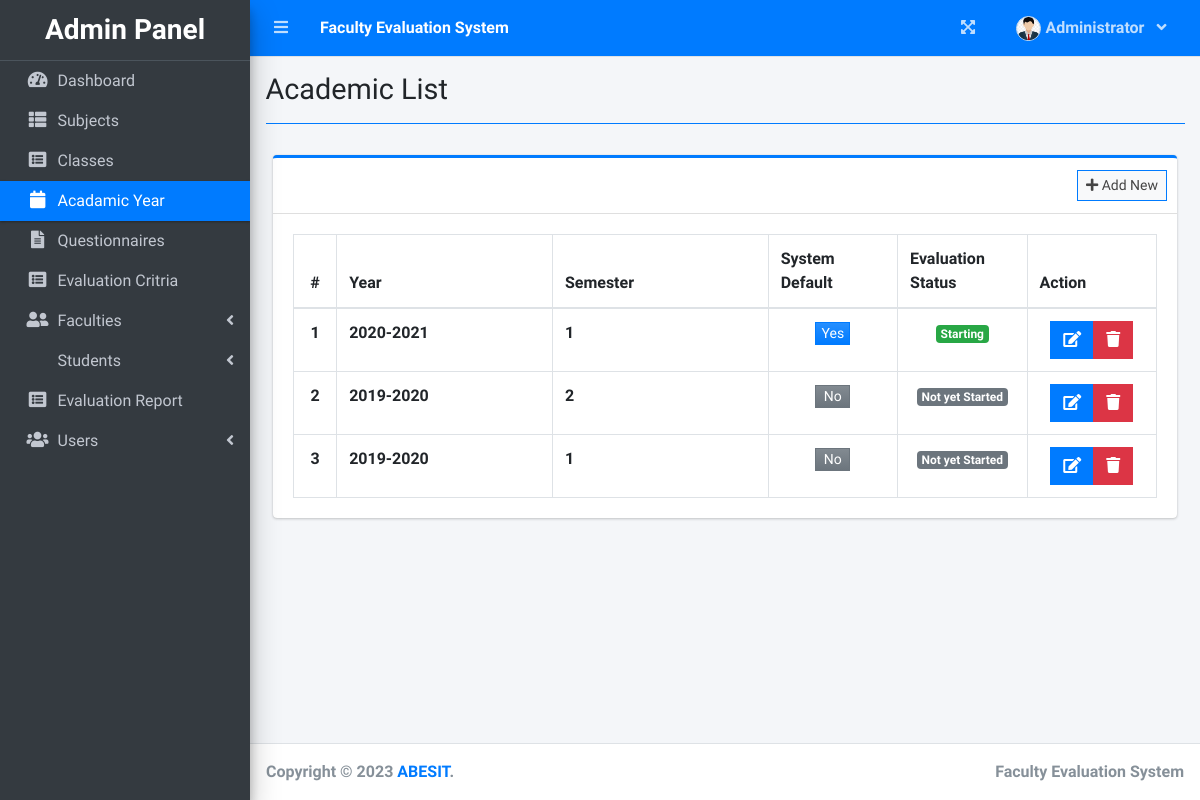
The page /index.php?page=academic_list (signed in) on the database as committed earlier.
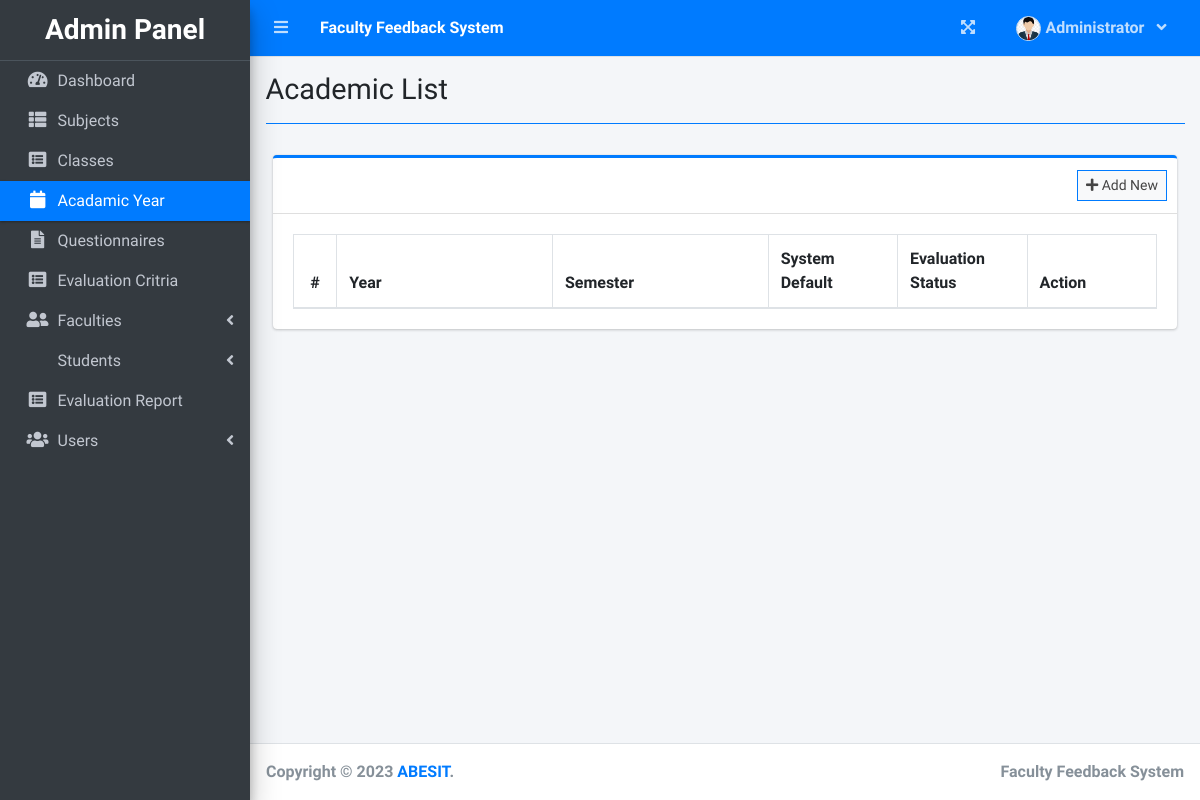
The same page on the database as committed later.
### tables this page shows
CREATE TABLE `academic_list` (
  `id` int(30) NOT NULL,
  `year` text NOT NULL,
  `semester` int(30) NOT NULL,
  `is_default` tinyint(1) NOT NULL DEFAULT 0,
  `status` int(1) NOT NULL DEFAULT 0 COMMENT '0=Pending,1=Start,2=Closed'
);

### admin/academic_list.php (the view, shortened to what the changed rows need)
<?php include'db_connect.php' ?>
<div class="col-lg-12">
	<div class="card card-outline card-primary">
		<div class="card-body">
			<table class="table tabe-hover table-bordered" id="list">
				<colgroup>
				</colgroup>
				<thead>
					<tr>
						<th class="text-center">#</th>
						<th>Year</th>
						<th>Semester</th>
						<th>System Default</th>
						<th>Evaluation Status</th>
						<th>Action</th>
					</tr>
				</thead>
				<tbody>
					<?php
					$i = 1;
					$qry = $conn->query("SELECT * FROM academic_list order by abs(year) desc,abs(semester) desc ");
					while($row= $qry->fetch_assoc()):
					?>
					<tr>
						<th class="text-center"><?php echo $i++ ?></th>
						<td><b><?php echo $row['year'] ?></b></td>
						<td><b><?php echo $row['semester'] ?></b></td>
						<td class="text-center">
							<?php if($row['is_default'] == 0): ?>
								<button type="button" class="btn btn-secondary bg-gradient-secondary col-sm-4 btn-flat btn-sm px-1 py-0 make_default" data-id="<?php echo $row['id'] ?>">No</button>
							<?php else: ?>
								<button type="button" class="btn btn-primary bg-gradient-primary col-sm-4 btn-flat btn-sm px-1 py-0">Yes</button>
							<?php endif; ?>
						</td>
						<td class="text-center">
							<?php if($row['status'] == 0): ?>
								<span class="badge badge-secondary">Not yet Started</span>
							<?php elseif($row['status'] == 1): ?>
								<span class="badge badge-success">Starting</span>
							<?php elseif($row['status'] == 2): ?>
								<span class="badge badge-primary">Closed</span>
							<?php endif; ?>
						</td>
						<td class="text-center">
		                    <div class="btn-group">
		                        <a href="javascript:void(0)" data-id='<?php echo $row['id'] ?>' class="btn btn-primary btn-flat manage_academic">
		                          <i class="fas fa-edit"></i>
		                        </a>
		                        <button type="button" class="btn btn-danger btn-flat delete_academic" data-id="<?php echo $row['id'] ?>">
		                          <i class="fas fa-trash"></i>
		                        </button>
	                      </div>
						</td>
					</tr>
				<?php endwhile; ?>
				</tbody>
			</table>
		</div>
	</div>
</div>

### index.php (shortened to what the changed rows need)
<!DOCTYPE html>
<html lang="en">
<?php
	include 'header.php'
?>
<body class="hold-transition sidebar-mini layout-fixed layout-navbar-fixed layout-footer-fixed">
<div class="wrapper">
  <?php include 'topbar.php' ?>
  <?php include $_SESSION['login_view_folder'].'sidebar.php' ?>
  <div class="content-wrapper">
    <div class="content-header">
      <div class="container-fluid">
        <div class="row mb-2">
          <div class="col-sm-6">
            <h1 class="m-0"><?php echo $title ?></h1>
          </div>
        </div>
      </div>
    </div>
    <section class="content">
      <div class="container-fluid">
         <?php
            $page = isset($_GET['page']) ? $_GET['page'] : 'home';
            if(!file_exists($_SESSION['login_view_folder'].$page.".php")){
                include '404.html';
            }else{
            include $_SESSION['login_view_folder'].$page.'.php';
            }
          ?>
      </div>
    </section>
  </div>
  <footer class="main-footer">
    <div class="float-right d-none d-sm-inline-block">
      <b><?php echo $_SESSION['system']['name'] ?></b>
    </div>
  </footer>
</div>
</body>
</html>

### topbar.php (shortened to what the changed rows need)
<nav class="main-header navbar navbar-expand navbar-primary navbar-dark ">
  <ul class="navbar-nav">
    <li>
      <a class="nav-link text-white"  href="./" role="button"> <large><b><?php echo $_SESSION['system']['name'] ?></b></large></a>
    </li>
  </ul>
</nav>

### admin/sidebar.php (shortened to what the changed rows need)
<aside class="main-sidebar sidebar-dark-primary elevation-4">
  <div class="dropdown">
 	<a href="./" class="brand-link">
      <h3 class="text-center p-0 m-0"><b>Admin Panel</b></h3>
  </a>
  </div>
</aside>

Rows that differ between the two databases and show on the page:
removed academic_list: year "2020-2021", semester "1", is_default "Yes", status "Starting"
removed academic_list: year "2019-2020", semester "2", status "Not yet Started"
removed academic_list: year "2019-2020", semester "1", status "Not yet Started"
Other text that changed with them:
$_SESSION['system']['name']: "Faculty Evaluation System" → "Faculty Feedback System"
